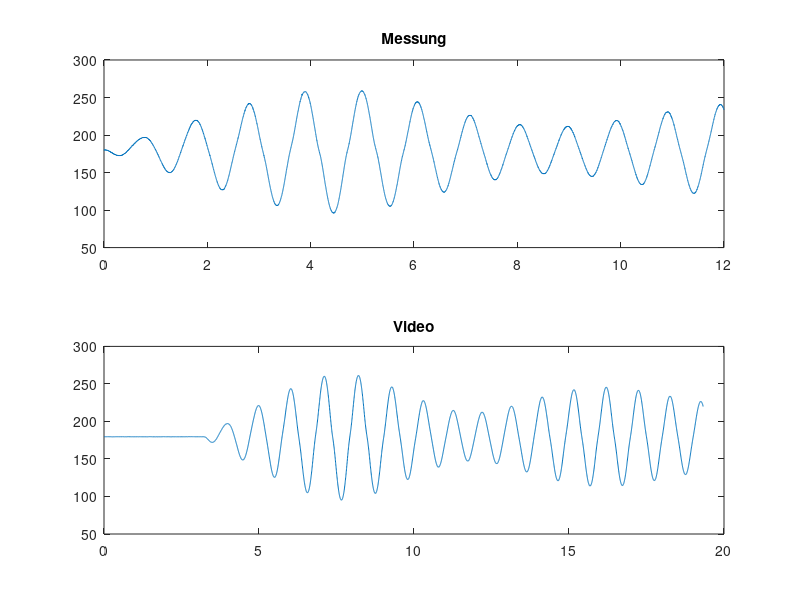
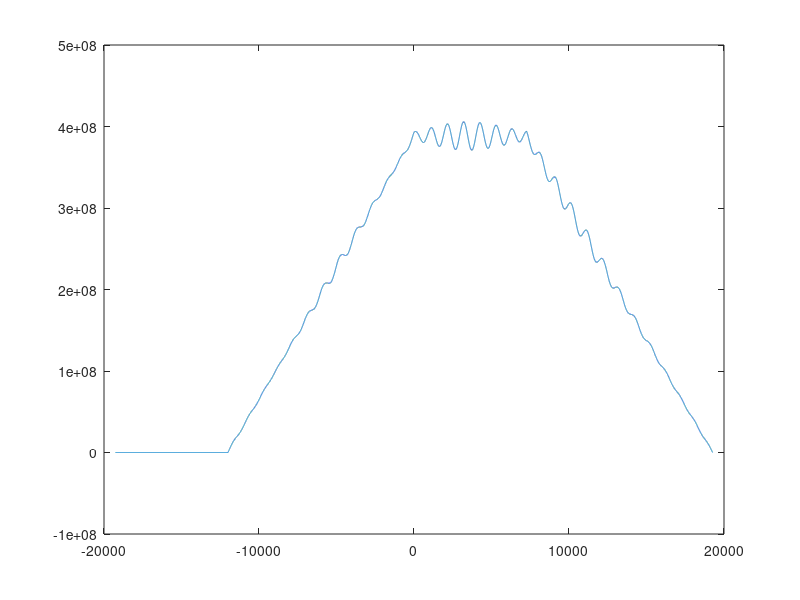
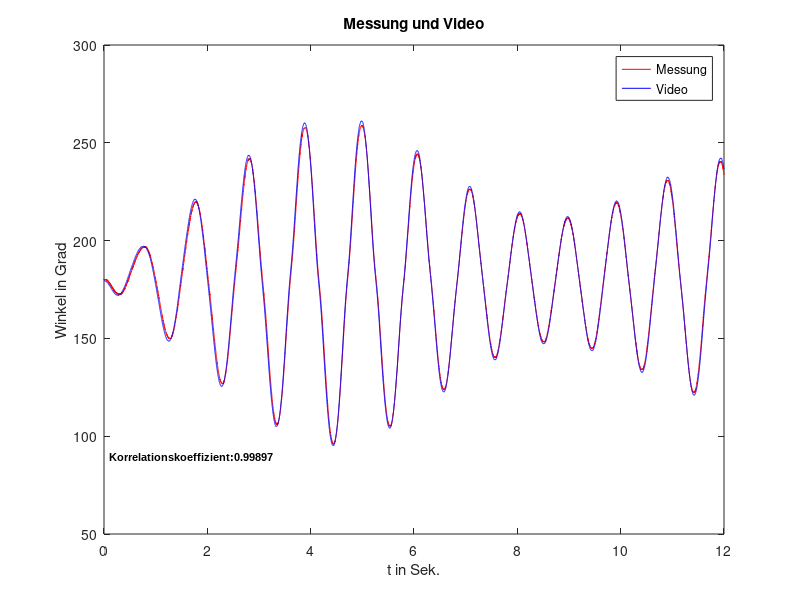

Here is the MATLAB script that generated these plots, in order:
clear all, close all
load('harm_erregung1.5_alu_05.01.mat')
load('video_angles_1.5_alu.mat')
%%
T_s = 1e-3;
startIndex = find(Daten(:,6),1);
seconds = 12;
Daten = Daten(startIndex:startIndex+seconds*10^3,:); 

tMeas = [];
for k = 1:length(Daten(:,1))
    tMeas(k) = (k-1)*T_s;
end
tVideo = [];
for k = 1:length(phi1)
    tVideo(k) = (k-1)*(1/frameRate);
end

phi1Meas = Daten(:,1);
dphi1Meas = Daten(:,2);
ddphi1Meas = Daten(:,3);
xMeas = Daten(:,4);
dxMeas = Daten(:,5);
ddxMeas = Daten(:,6);

figure(1)
subplot(2,1,1)
plot(tMeas, phi1Meas)
title('Messung')

subplot(2,1,2)
plot(tVideo, phi1)
title('Video')

%% resampling and cross-correlate
[P,Q] = rat((1/T_s)/frameRate);     
phi1Resample = resample(phi1,P,Q);    % resample the slower measurement
phi1Resample = phi1Resample(35:end-35);
[C, lag] = xcorr(phi1Resample,phi1Meas);
[~,I] = max(C);
lagDiff = lag(I);
timeDiff = lagDiff*T_s;
lagDiffManual= 3190;
timeDiffManual = lagDiffManual*T_s;

figure(2)
plot(lag,C)



%%
phi1VideoAlign = phi1Resample(lagDiffManual:lagDiffManual+seconds*10^3);
tVideoAlign = (0:length(phi1VideoAlign)-1)*T_s;

corrCoef = corrcoef(phi1Meas,phi1VideoAlign);
corrCoef = corrCoef(1,2);

figure(3)
plot(tMeas,phi1Meas,'r'), hold on
title('Messung und Video')
plot(tVideoAlign, phi1VideoAlign,'b'), legend('Messung','Video')
a = text(0.1,90,strcat('Korrelationskoeffizient: ', num2str(corrCoef)));
set(a, 'FontName', 'Arial', 'FontWeight', 'bold', 'FontSize', 8, 'Color', 'black');
xlabel('t in Sek.'), ylabel('Winkel in Grad');


